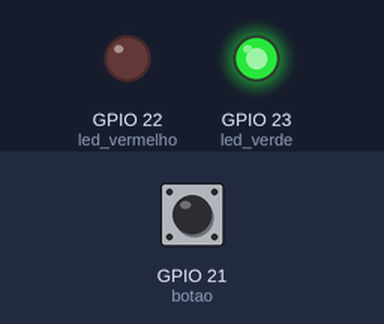
A sketch run on a simulated ESP32. Parts: output pins drawn as LEDs (lit = HIGH). The inputs (shaded band) are chosen by the test bench; at power-on: GPIO 21 (botao) HIGH.

Above: at 1.2 s.
1.3 s: GPIO 21 (botao) pulled LOW for 0.15 s
At 1.37 s:
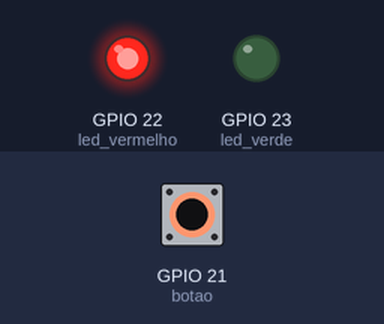
2.9 s: GPIO 21 (botao) pulled LOW for 3.2 s
At 7.2 s:
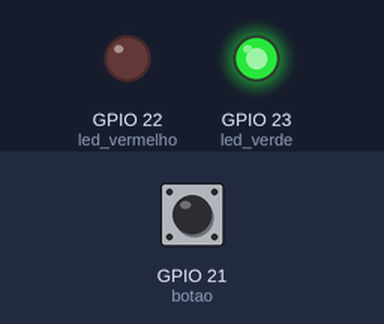
Timing chart, 0 to 8.7 s (numbered marks = the images above; inputs shaded):
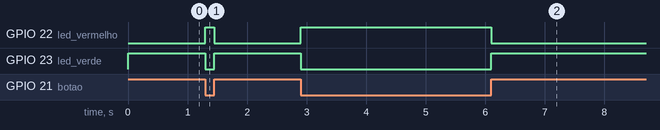

The sketch:

botao_pullup.ino
```cpp
//// leitura de botão utilizando resistor interno do microcontrolador
// quando pressionado → estado LOW
// quando solto → estado HIGH

#define led_verde 23
#define led_vermelho 22
#define botao 21

void setup() {
  pinMode(led_verde,OUTPUT);
  pinMode(led_vermelho,OUTPUT);
  pinMode(botao,INPUT_PULLUP);
}

void loop() {
      int estado_botao;
    estado_botao = digitalRead(botao);

    digitalWrite(led_verde,estado_botao);
    digitalWrite(led_vermelho,!estado_botao);
}
```

Measured:
- after the input at 1.3 s, GPIO 22 (led_vermelho): LOW → HIGH at once, → LOW 0.15 s later; GPIO 23 (led_verde): HIGH → LOW at once, → HIGH 0.15 s later
- after the input at 2.9 s, GPIO 22 (led_vermelho): LOW → HIGH at once, → LOW 3.2 s later; GPIO 23 (led_verde): HIGH → LOW at once, → HIGH 3.2 s later
